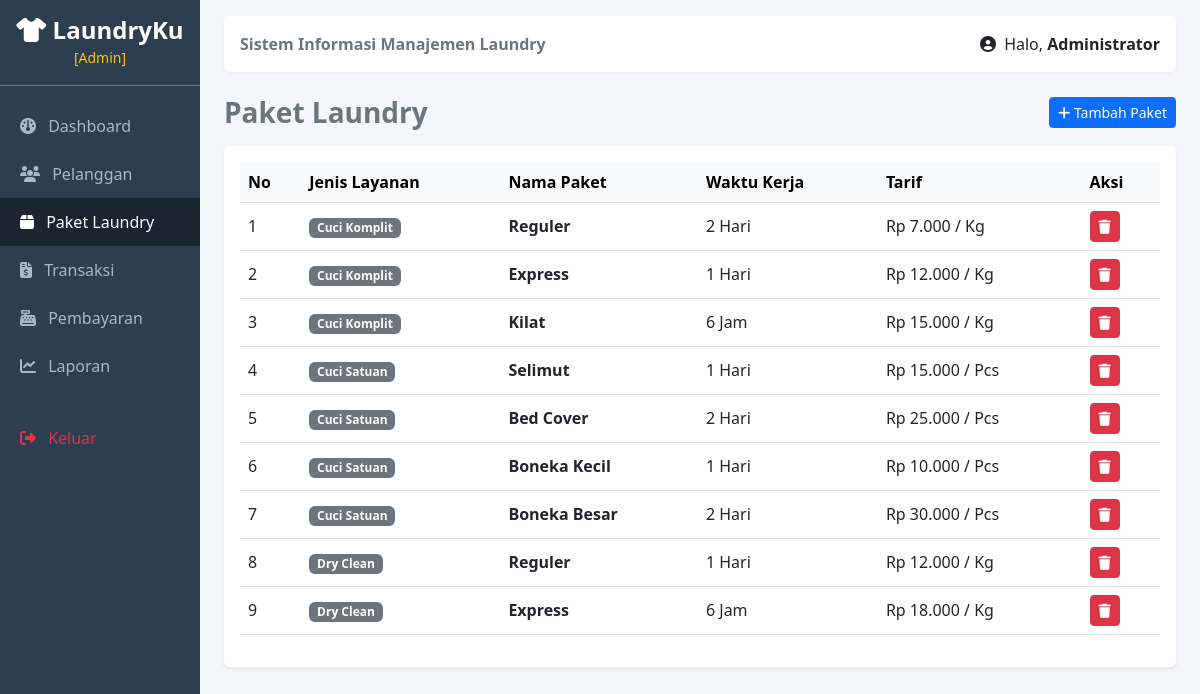
/paket.php (signed in), run on the app's committed database.
### tables this page shows
CREATE TABLE `paket_laundry` (
  `id_paket` int(11) NOT NULL,
  `jenis_layanan` enum('Cuci Komplit','Cuci Satuan','Dry Clean') NOT NULL,
  `nama_paket` varchar(100) NOT NULL,
  `waktu_kerja` varchar(50) DEFAULT NULL,
  `tarif` int(11) NOT NULL,
  `satuan` enum('Kg','Pcs') DEFAULT 'Kg'
);

### paket.php (the view, shortened to what this page needs)
<?php
include 'header.php';
?>
<div class="d-flex justify-content-between align-items-center mb-3">
    <h3 class="m-0 text-secondary fw-bold">Paket Laundry</h3>
    <button class="btn btn-primary btn-sm" data-bs-toggle="modal" data-bs-target="#modalPaket"><i class="fa fa-plus"></i> Tambah Paket</button>
</div>
<div class="card border-0 shadow-sm p-3">
    <table class="table table-hover align-middle">
        <thead class="table-light">
            <tr>
                <th>No</th>
                <th>Jenis Layanan</th>
                <th>Nama Paket</th>
                <th>Waktu Kerja</th>
                <th>Tarif</th>
                <th>Aksi</th>
            </tr>
        </thead>
        <tbody>
            <?php
            $no=1; $q=mysqli_query($koneksi, "SELECT * FROM paket_laundry");
            while($r=mysqli_fetch_assoc($q)):
            ?>
            <tr>
                <td><?= $no++; ?></td>
                <td><span class="badge bg-secondary"><?= $r['jenis_layanan']; ?></span></td>
                <td><strong><?= $r['nama_paket']; ?></strong></td>
                <td><?= $r['waktu_kerja'] ?: '-'; ?></td>
                <td>Rp <?= number_format($r['tarif'],0,',','.'); ?> / <?= $r['satuan']; ?></td>
                <td>
                    <a href="paket.php?hapus=<?= $r['id_paket']; ?>" class="btn btn-danger btn-sm" onclick="return confirm('Hapus paket?')"><i class="fa fa-trash"></i></a>
                </td>
            </tr>
            <?php endwhile; ?>
        </tbody>
    </table>
</div>
<?php include 'footer.php'; ?>

### header.php (shortened to what this page needs)
<!DOCTYPE html>
<html lang="id">
<head>
    <link href="https://cdn.jsdelivr.net/npm/bootstrap@5.3.0/dist/css/bootstrap.min.css" rel="stylesheet">
    <link rel="stylesheet" href="https://cdnjs.cloudflare.com/ajax/libs/font-awesome/6.4.0/css/all.min.css">
</head>
<body>
<div class="container-fluid">
    <div class="row">
        <nav class="col-md-3 col-lg-2 d-md-block sidebar collapse p-0 position-fixed">
            <div class="p-3 text-center border-bottom border-secondary">
                <h4 class="m-0 text-white fw-bold"><i class="fa-solid fa-shirt"></i> LaundryKu</h4>
                <small class="text-warning">[<?= $_SESSION['level']; ?>]</small>
            </div>
            <div class="pt-3">
                <ul class="nav flex-column">
                    <li class="nav-item">
                        <a class="nav-link" href="index.php"><i class="fa-solid fa-gauge me-2"></i> Dashboard</a>
                    </li>
                    <li class="nav-item">
                        <a class="nav-link" href="pelanggan.php"><i class="fa-solid fa-users me-2"></i> Pelanggan</a>
                    </li>
                    <li class="nav-item">
                        <a class="nav-link" href="paket.php"><i class="fa-solid fa-box me-2"></i> Paket Laundry</a>
                    </li>
                    <li class="nav-item">
                        <a class="nav-link" href="transaksi.php"><i class="fa-solid fa-file-invoice-dollar me-2"></i> Transaksi</a>
                    </li>
                    <li class="nav-item">
                        <a class="nav-link" href="pembayaran.php"><i class="fa-solid fa-cash-register me-2"></i> Pembayaran</a>
                    </li>
                    <li class="nav-item">
                        <a class="nav-link" href="laporan.php"><i class="fa-solid fa-chart-line me-2"></i> Laporan</a>
                    </li>
                    <li class="nav-item mt-4">
                        <a class="nav-link text-danger" href="logout.php" onclick="return confirm('Yakin ingin keluar?')"><i class="fa-solid fa-right-from-bracket me-2"></i> Keluar</a>
                    </li>
                </ul>
            </div>
        </nav>
        <main class="col-md-9 ms-sm-auto col-lg-10 px-md-4 pt-3" style="margin-left: 16.666667%;">
            <div class="navbar-custom p-3 rounded d-flex justify-content-between align-items-center mb-4">
                <span class="fw-bold text-secondary">Sistem Informasi Manajemen Laundry</span>
                <span class="text-dark"><i class="fa-solid fa-user-circle me-1"></i> Halo, <strong><?= $_SESSION['nama']; ?></strong></span>
            </div>

### footer.php (shortened to what this page needs)
</main>
    </div>
</div>
</body>
</html>

### header.php (style rules this page uses)
body { background-color: #f4f6f9; }
.sidebar { background: #2c3e50; min-height: 100vh; color: white; }
.sidebar .nav-link { color: #a9b7c6; font-weight: 500; padding: 12px 20px; }
.sidebar .nav-link:hover, .sidebar .nav-link.active { background: #1a252f; color: #fff; }
.navbar-custom { background-color: #ffffff; box-shadow: 0 2px 4px rgba(0,0,0,0.04); }

### data on the page
paket_laundry: jenis_layanan "Cuci Komplit", nama_paket "Reguler", waktu_kerja "2 Hari", tarif "7.000", satuan "Kg"
paket_laundry: jenis_layanan "Cuci Komplit", nama_paket "Express", waktu_kerja "1 Hari", tarif "12.000", satuan "Kg"
paket_laundry: jenis_layanan "Cuci Komplit", nama_paket "Kilat", waktu_kerja "6 Jam", tarif "15.000", satuan "Kg"
paket_laundry: jenis_layanan "Cuci Satuan", nama_paket "Selimut", waktu_kerja "1 Hari", tarif "15.000", satuan "Pcs"
paket_laundry: jenis_layanan "Cuci Satuan", nama_paket "Bed Cover", waktu_kerja "2 Hari", tarif "25.000", satuan "Pcs"
paket_laundry: jenis_layanan "Cuci Satuan", nama_paket "Boneka Kecil", waktu_kerja "1 Hari", tarif "10.000", satuan "Pcs"
paket_laundry: jenis_layanan "Cuci Satuan", nama_paket "Boneka Besar", waktu_kerja "2 Hari", tarif "30.000", satuan "Pcs"
paket_laundry: jenis_layanan "Dry Clean", nama_paket "Reguler", waktu_kerja "1 Hari", tarif "12.000", satuan "Kg"
paket_laundry: jenis_layanan "Dry Clean", nama_paket "Express", waktu_kerja "6 Jam", tarif "18.000", satuan "Kg"

### other printed values
$_SESSION['level'] "Admin"
$_SESSION['nama'] "Administrator"
